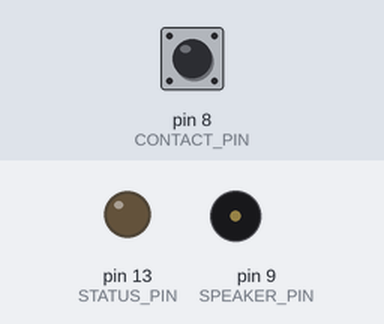
The sketch below on a simulated Arduino Uno, built with avr-gcc and run on an emulated ATmega328P. Parts: output pins drawn as LEDs (lit = HIGH), buzzer (waves = sounding). Inputs (shaded band) come from the test bench; at power-on: pin 8 (CONTACT_PIN) HIGH. What the sketch prints to the serial monitor is not drawn.

Above: at 1.8 s.
1.9 s: pin 8 (CONTACT_PIN) pulled LOW for 0.15 s
At 1.97 s:
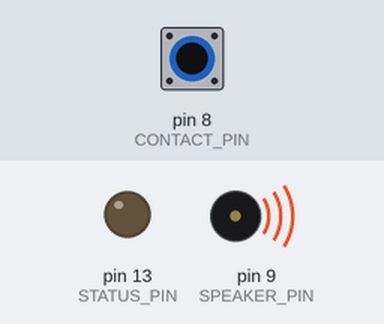
5.0 s: pin 8 (CONTACT_PIN) pulled LOW for 1 s
7.5 s: pin 8 (CONTACT_PIN) pulsed LOW 5 times (0.12 s each, 0.3 s apart)
Timing chart, 0 to 15.6 s (numbered marks = the images above; inputs shaded):
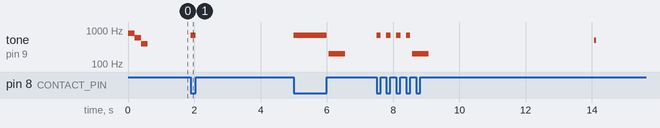

Measured:
- after the input at 1.9 s, tone on pin 9 (SPEAKER_PIN): silent → 700 Hz at once, → silent 0.15 s later

The sketch:

escipizm-morse.ino
```cpp
#define CONTACT_PIN 8
#define SPEAKER_PIN 9

const int historyLength = 100;
const int silenceLength = 50;
const int requiredTapLength = 0;
const int silenceThreshold = 20;

int tap = 0;
int history[historyLength];
long tapTimes[] = {0,0,0,0,0,0,0,0,0,0,0,0,0,0,0,0,0,0,0,0,0,0,0,0,0,0,0,0,0,0,0,0,0,0,0};
long delays[] = {0,0,0,0,0,0,0,0,0,0,0,0,0,0,0,0,0,0,0,0,0,0,0,0,0,0,0,0,0,0,0,0,0,0,0};
long sequenseVAL[] = {0,0,0,0,0,0,0,0,0,0,0,0,0,0,0,0,0,0,0,0,0,0,0,0,0,0,0,0,0,0,0,0,0,0,0};;
long sequenseTrials[] = {0,0,0,0,0,0,0,0,0,0,0,0,0,0,0,0,0,0,0,0,0,0,0,0,0,0,0,0,0,0,0,0,0,0,0};
int i = 0;
int d = 0;
int s = 0;
boolean going = false;
boolean answered = false;

boolean isTap = false;
int tapLength = 0;
int taps = 0;
long lastTap = 0;

const int seq_1[] = {0,0,1,0,1,1,1};
const int seq_2[] = {0,1,0,0,1,1,0};
const int seq_3[] = {1,0,0,0,0,0,1};
const int seq_4[] = {0,0,0,1,0,0,1};

const int interval[] = {0,332,188,211,397,680,318};
const int notes[] = {523,392,392,415,392,493,523};
const int song[] = {0,332,188,211,397,680,318};
const int songLength = 5;
const int fullLength = 7;
const int maxDiv = 200;
const int noteDuration = 10;

int tapDuration = 0;
int tapType = -1;
const int longTap = 400;
const int shortTap = 100;
int pointer = 0;
bool skipTap = false;
int curSeq = 1;
bool validSeqs[] = {true, true, true, true, true};

void setup() {
  Serial.begin(9600);
  pinMode(CONTACT_PIN, INPUT_PULLUP);           // set pin to input

  ir_setup();
  initGame();
}

void loop() {

  digitalWrite(3, LOW);
  digitalWrite(4, LOW);
  digitalWrite(5, LOW);
  digitalWrite(6, LOW);

  tap = !digitalRead(CONTACT_PIN);

  if (tap) {
    //first - make a sound when there is contact
    tone(SPEAKER_PIN, 700, noteDuration);
    //delay(noteDuration);
  } else if (millis() - lastTap > 5000) {
    restartGame();
  }

  if (!isTap && tap) {
    //new pulse

    isTap = true;
    lastTap = millis();

  } else if (isTap && !tap) {
    //end of pulse
    isTap = false;
    tapDuration = millis() - lastTap;

    if (abs(tapDuration - longTap) < 150) {
      Serial.print("Long Tap: ");
      Serial.print(tapDuration);
      tapType = 1;
      skipTap = false;
    } else if (abs(tapDuration - shortTap) < 80) {
      Serial.print("Short Tap: ");
      Serial.print(tapDuration);
      tapType = 0;
      skipTap = false;
    } else if (abs(tapDuration) > 50){
      Serial.print("Strange Tap: ");
      Serial.print(tapDuration);
      tapType = -1;
      skipTap = false;
    } else {
      //probably a misread or debounce
      skipTap = true;
    }

    if (!skipTap) {

      if (checkSeqs(tapType, pointer)) {
        Serial.println("Tap is Good!");
        pointer++;
        Serial.print("Total good taps: ");
        Serial.println(pointer);

        if (pointer == 7) {
          winGame();
        }
      } else {
        Serial.println("Tap is Bad");
        loseGame();
      }

    }

  }

}

void initGame() {
  Serial.println("-------------| MORSE INIT |-------------");
  tone(SPEAKER_PIN, 800, 200);
  delay(200);
  tone(SPEAKER_PIN, 600, 200);
  delay(200);
  tone(SPEAKER_PIN, 400, 200);
  delay(200);
  resetGame();
}

int command = 0;
void winGame() {
  int winningSeq = getValidSeq();
  digitalWrite((winningSeq + 2), HIGH);
  Serial.println("-------------| VICTORY |-------------");
  Serial.print("----------------| ");
  Serial.print(winningSeq);


  //RABEL - place logic here to get the command from the winningSeq
  //winningSeq is the number of the sequense that the user followed seccessfully

  ir_send(command);

  Serial.println(" |----------------");
  Serial.println("-------------| VICTORY |-------------");
  tone(SPEAKER_PIN, 700, 200);
  delay(200);
  tone(SPEAKER_PIN, 900, 200);
  delay(200);
  tone(SPEAKER_PIN, 1100, 200);
  delay(200);
  resetGame();

}

void loseGame() {
  Serial.println("------------| GAME OVER |------------");
  tone(SPEAKER_PIN, 200, 500);
  delay(500);
  resetGame();
}

void restartGame() {
  Serial.println("------------| RESTART |------------");
  tone(SPEAKER_PIN, 500, 60);
  delay(60);
  resetGame();
}

void resetGame() {
  pointer = 0;
  lastTap = millis();
  for (int i = 1; i <= 4; i++ ) {
    validSeqs[i] = true;
  }
}

int getValidSeq() {
  for (int i = 1; i <= 4; i++ ) {
    if (validSeqs[i]) {
      return i;
    }
  }
  return 0;
}

int searchSeq(int num, int _pointer) {
  if (num == 1) {
    return seq_1[_pointer];
  } else if (num == 2) {
    return seq_2[_pointer];
  } else if (num == 3) {
    return seq_3[_pointer];
  } else {
    return seq_4[_pointer];
  }
}

boolean checkSeqs(int _tapType, int _pointer) {
  boolean res = false;
  Serial.println();
  for (int i = 1; i <= 4; i++ ) {
    Serial.print(i);
    if (validSeqs[i] && _tapType == searchSeq(i, _pointer)) {
      Serial.print(": RIGHT | ");
      res = true;
    } else {
      Serial.print(": WRONG | ");
      validSeqs[i] = false;
    }
  }
  Serial.println();
  return res;
}
```

IR.ino
```cpp
#include <IRremote.h>
#include <IRremoteInt.h>

int RECV_PIN = 11;
int BUTTON_PIN = 12;
int STATUS_PIN = 13;

IRrecv irrecv(RECV_PIN);
IRsend irsend;

decode_results results;

void ir_setup()
{
  irrecv.enableIRIn(); // Start the receiver
  pinMode(BUTTON_PIN, INPUT);
  pinMode(STATUS_PIN, OUTPUT);
}

// Storage for the recorded code
int codeType = -1; // The type of code
unsigned long codeValue; // The code value if not raw
//unsigned int rawCodes[RAWBUF]; // The durations if raw
int codeLen; // The length of the code
int toggle = 0; // The RC5/6 toggle state

// Stores the code for later playback
// Most of this code is just logging


unsigned int btnPower[68] = {8800, 4550, 450, 700, 450, 1750, 450, 650, 500, 650, 400, 750, 400, 650, 500, 650, 400, 650, 450, 1800, 450, 650, 450, 1800, 450, 1800, 450, 1750, 450, 1800, 450, 1750, 450, 1750, 500, 1800, 400, 650, 500, 1750, 450, 1800, 450, 1750, 500, 650, 450, 650, 450, 650, 450, 700, 400, 1800, 450, 700, 400, 700, 450, 650, 450, 1800, 400, 1800, 450, 1750, 500};
void sendPower() {
    // Assume 38 KHz
    irsend.sendRaw(btnPower, 68, 38);
    Serial.println("Sent power");
}

unsigned int btnSkip[68] = {8800,4600,400,700,450,1750,450,650,500,650,400,750,400,700,450,650,400,700,450,1800,450,700,400,1800,400,1800,500,1750,450,1800,450,1800,450,1800,450,650,450,650,450,1800,450,650,450,650,500,650,450,650,450,650,450,1800,450,1800,450,650,450,1800,450,1800,450,1750,450,1800,500,1750,450};
void sendSkip() {
    // Assume 38 KHz
    irsend.sendRaw(btnSkip, 68, 38);
    Serial.println("Sent Skip");
}

unsigned int btnSelect[68] = {8750,4550,500,700,400,1900,300,750,400,700,450,650,450,700,400,750,400,650,450,1750,500,650,400,1850,450,1750,450,1800,400,1900,350,1800,450,1750,450,1950,300,1800,450,650,450,1800,450,700,400,700,400,700,450,700,400,650,450,700,450,1750,450,700,400,1800,450,1850,400,1800,400,1800,450};
void sendSelect() {
    // Assume 38 KHz
    irsend.sendRaw(btnSelect, 68, 38);
    Serial.println("Sent Select");
}

unsigned int btnRight[68] = {8750,4700,350,650,450,1800,450,650,450,700,450,750,350,650,450,650,500,700,400,1750,450,700,450,1750,450,1800,450,1800,450,1800,400,1800,450,1800,450,650,500,600,450,700,450,1800,400,700,450,650,500,650,400,700,450,1750,450,1800,450,1800,450,650,500,1750,450,1750,450,1800,450,1800,450};
void sendRight() {
    // Assume 38 KHz
    irsend.sendRaw(btnRight, 68, 38);
    Serial.println("Sent Right");
}

unsigned int btnPrev[68] = {8850,4550,500,650,400,1800,500,650,400,650,500,650,500,650,400,750,400,650,500,1750,450,700,450,1750,450,1850,400,1800,500,1750,450,1800,400,1800,500,700,400,1800,500,1700,500,650,500,650,400,700,450,650,500,700,350,1850,450,650,400,750,400,1800,450,1750,550,1750,450,1800,400,1800,500};
void sendPrev() {
    // Assume 38 KHz
    irsend.sendRaw(btnPrev, 68, 38);
    Serial.println("Sent Prev");
}


void ir_send(int command) {

    Serial.println("Pressed, sending");
    digitalWrite(STATUS_PIN, HIGH);

    if (command == 0) {
      sendPower();
    }else if (command == 1){

      sendSkip();
    }else if (command == 2){

      sendSelect();
    }else if (command == 3){

      sendRight();
    }else if (command == 4){

      sendPrev();
    }


//    sendPrev();
    digitalWrite(STATUS_PIN, LOW);
    delay(50); // Wait a bit between retransmissions

//  else if (irrecv.decode(&results)) {
//    digitalWrite(STATUS_PIN, HIGH);
//    storeCode(&results);
//    irrecv.resume(); // resume receiver
//    digitalWrite(STATUS_PIN, LOW);
//  }
//  lastButtonState = buttonState;
}
```
